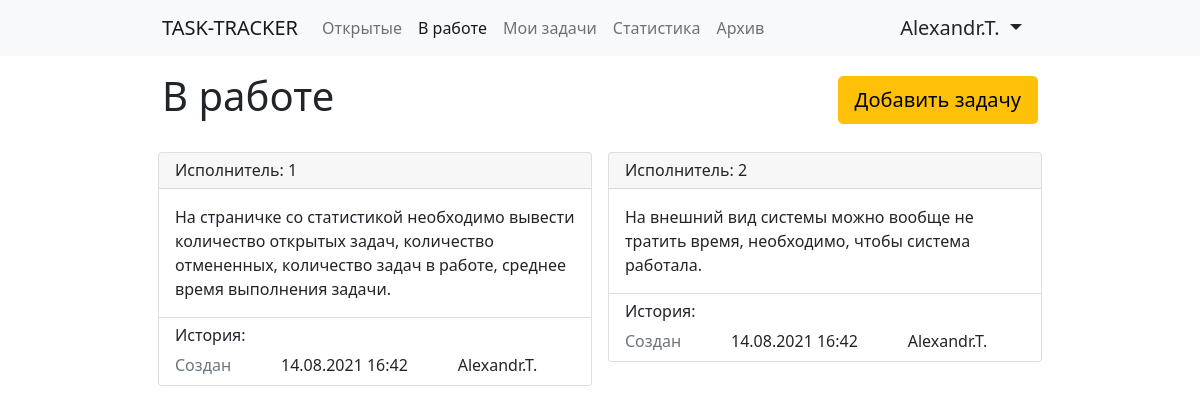
/at_work/ (signed in), run on the app's committed database.
### tables this page shows
CREATE TABLE "user" (
	id INTEGER NOT NULL, 
	login VARCHAR, 
	password VARCHAR, 
	fullname VARCHAR, 
	PRIMARY KEY (id), 
	CONSTRAINT uq_user_login UNIQUE (login)
);

CREATE TABLE ticket (
	id INTEGER NOT NULL, 
	description VARCHAR, 
	created_at DATETIME, 
	user_id INTEGER, 
	current_status INTEGER, 
	status_updated_at DATETIME, 
	PRIMARY KEY (id), 
	FOREIGN KEY(user_id) REFERENCES user (id), 
	FOREIGN KEY(current_status) REFERENCES status (id)
);

### app.py (the view)
@app.route('/at_work/', methods=['GET'])
@check_auth
def at_work(user):
    if request.method == "GET":
        tickets = get_tickets_at_work()
        history = get_at_work_ticket_history()
        lib = get_all_users_and_statuses()
        return render_template(
            "at_work.html",
            user=user,
            tickets=tickets,
            history=history,
            users=lib.get('users'),
            statuses=lib.get('statuses'),
        )

### auth.py (called while the page is built)
def check_auth(func):
    @wraps(func)
    def wrapper(*args, **kwargs):
        if not request.cookies.get('authenticated_user'):
            return redirect('/login/')
        else:
            user_info = engine.execute(select(users).where(users.c.id == request.cookies.get('authenticated_user'))).fetchone()
            user = {
                'id': user_info[0],
                'login': user_info[1],
                'fullname': user_info[3],
            }
            return func(*args, user=user, **kwargs)
    return wrapper

### lib.py (called while the page is built)
def get_all_users_and_statuses():
    users_query = select(users)
    statuses_query = select(statuses)
    with engine.begin() as connection:
        users_list = connection.execute(users_query).fetchall()
        statuses_list = connection.execute(statuses_query).fetchall()
    users_dict = {}
    statuses_dict = {}
    for (id, login, password, fullname) in users_list:
        print(id)
        print(fullname)
        users_dict.update(
            {id: fullname}
        )
    for (id, title) in statuses_list:
        statuses_dict.update(
            {id: title}
        )
    return {
        'users': users_dict,
        'statuses': statuses_dict,
    }

### tickets.py (called while the page is built)
def get_tickets_at_work():
    query = select(tickets).select_from(
        tickets.join(
            statuses,
            tickets.c.current_status == statuses.c.id
        )
    ).where(
        statuses.c.title == "В работе",
    )
    tickets_list = engine.execute(query).fetchall()
    return parse_tickets(tickets_list)

def get_at_work_ticket_history():
    status_id = select(statuses.c.id).where(
        statuses.c.title == "В работе"
    ).scalar_subquery()
    tickets_history_query = select(tickets_history).select_from(
        tickets.join(tickets_history, tickets.c.id == tickets_history.c.ticket)
    ).where(tickets.c.current_status == status_id)
    tickets_history_list = engine.execute(tickets_history_query).fetchall()
    return parse_tickets_history(tickets_history_list)

def parse_tickets(tickets_list):
    tickets = []
    for t in tickets_list:
        tickets.append(
            {
                'id': t[0],
                'description': t[1],
                'created_at': t[2],
                'user_id': t[3],
                'current_status': t[4],
                'status_updated_at': t[5],
            }
        )
    return tickets

### templates/at_work.html (shortened to what this page needs)
{% extends 'base.html' %}
{% block content %}
    <div class="row mb-3">
        <div class="col-6">
            <h1>В работе</h1>
        </div>
        <div class="col-6 d-flex justify-content-end align-items-center">
            <div class="">
                <a href="/new_task/" class="btn btn-lg btn-warning">
                    Добавить задачу
                </a>
            </div>
        </div>
    </div>
    <div class="row">
        {% for ticket in tickets %}
            <div class="col-md-6 col-lg-6 p-2">
                <div class="card">
                    <div class="card-header">
                        <h6 class="mb-0">Исполнитель: <span> {{ ticket.user_id }}</span>
                        </h6>
                    </div>
                    <div class="card-body">
                        <p class="card-text">{{ ticket.description }}</p>
                    </div>
                    <div class="card-footer bg-white">
                        <h6>История:</h6>
                        <div class="row">
                            <div class="col-3">
                                <div class="text-muted">Создан</div>
                            </div>
                            <div class="col-5">
                                <div class="text">14.08.2021 16:42</div>
                            </div>
                            <div class="col-4">
                                <div class="text">Alexandr.T.</div>
                            </div>
                        </div>
                    </div>
                </div>
            </div>
        {% endfor %}
    </div>
{% endblock %}

### templates/base.html (shortened to what this page needs)
<!doctype html>
<html lang="ru">
<head>
    <link href="https://cdn.jsdelivr.net/npm/bootstrap@5.0.2/dist/css/bootstrap.min.css" rel="stylesheet"
>
</head>
<body>
<nav class="navbar navbar-expand-lg navbar-light bg-light mb-3">
    <div class="container-fluid w-75">
        <a class="navbar-brand text-uppercase" href="#">Task-tracker</a>
        <div class="collapse navbar-collapse" id="navbarSupportedContent">
            <ul class="navbar-nav me-auto mb-2 mb-lg-0">
                <li class="nav-item">
                    <a class="nav-link {% if request.path == "/" %} active {% endif %}" aria-current="page" href="/">
                        Открытые
                    </a>
                </li>
                <li class="nav-item">
                    <a class="nav-link {% if request.path == '/at_work/' %}active{% endif %}" aria-current="page" href="/at_work/">
                        В работе
                    </a>
                </li>
                <li class="nav-item">
                    <a class="nav-link {% if request.path == '/my_tickets/' %}active{% endif %}" aria-current="page" href="/my_tickets/">
                        Мои задачи
                    </a>
                </li>
                <li class="nav-item">
                    <a class="nav-link {% if request.path == '/statistic/' %}active{% endif %}" aria-current="page" href="/statistic/">
                        Статистика
                    </a>
                </li>
                <li class="nav-item">
                    <a class="nav-link {% if request.path == '/archive/' %}active{% endif %}" aria-current="page" href="/archive/">
                        Архив
                    </a>
                </li>
            </ul>
            <div class="d-flex">
                <div class="nav-item dropdown">
                    <div class="nav-link dropdown-toggle text-dark h5 mb-0" href="#" id="navbarDropdown" role="button"
                       data-bs-toggle="dropdown" aria-expanded="false">
                        {{ user.fullname }}
                    </div>
                </div>
            </div>
        </div>
    </div>
</nav>
<div class="container w-75">
    {% block content %} {% endblock %}
</div>
</body>
</html>

### data on the page
user: fullname "Alexandr.T."
ticket: user_id "1", description "На страничке со статистикой необходимо вывести количество открытых задач, количество отмененных, количество задач в работе, среднее время выполнения задачи."
ticket: user_id "2", description "На внешний вид системы можно вообще не тратить время, необходимо, чтобы система работала."
